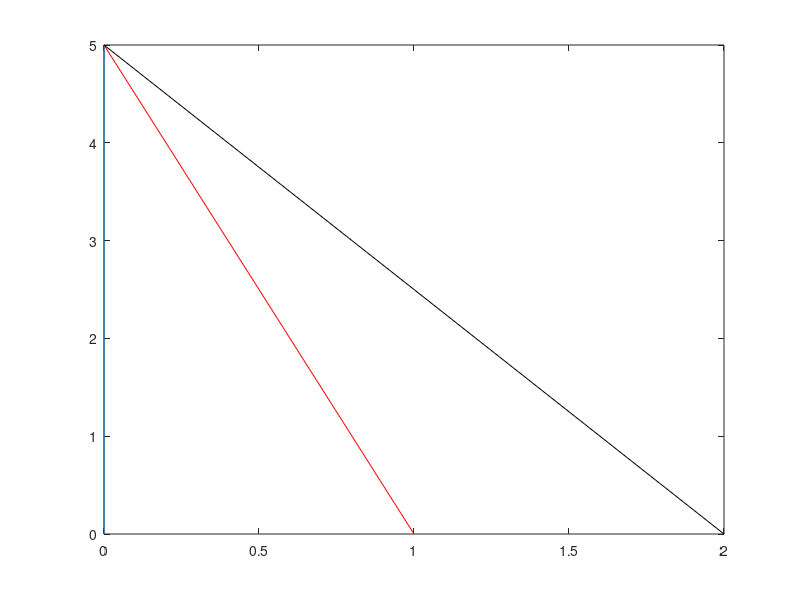
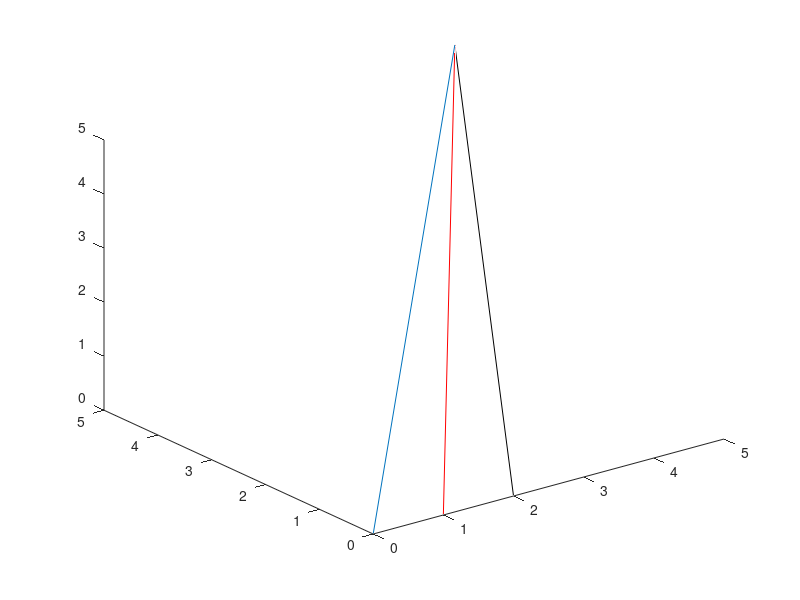

MATLAB code to generate these figures, in order:


% points in ULA

a=[0,0];
b=[1,0];
c=[2,0];
d=[0,5];

plot([a(1) d(1)],[a(2) d(2)])
hold on
plot([b(1) d(1)],[b(2) d(2)],'r')
plot([c(1) d(1)],[c(2) d(2)],'k')
% plot
figure

aa=[0,0,0];
bb=[1,0,0];
cc=[2,0,0];
dd=[5,5,5];
plot3([aa(1) dd(1)],[aa(2) dd(2)],[aa(3) dd(3)])
hold on
plot3([bb(1) dd(1)],[bb(2) dd(2)],[bb(3) dd(3)],'r')
plot3([cc(1) dd(1)],[cc(2) dd(2)],[cc(3) dd(3)],'k')